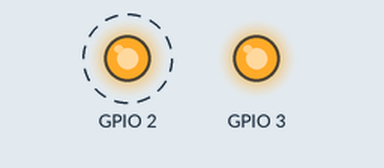
The program below on a simulated Raspberry Pi (BCM pin numbers). On the bench: output pins drawn as LEDs (lit = HIGH). Dashed ring = blinking.

Above: at 3.6 s.
Timing chart, 0 to 6.0 s (numbered marks = the images above):
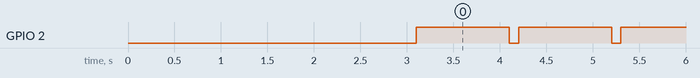

The program:

raspi_led_Test.py
```python
#!/usr/bin/python
# -*- coding: utf-8 -*-

import RPi.GPIO as GPIO
from time import sleep

# Needs to be BCM. GPIO.BOARD lets you address GPIO ports by periperal
# connector pin number, and the LED GPIO isn't on the connector
GPIO.setmode(GPIO.BCM)

GPIO.cleanup()
# set up GPIO output channel
GPIO.setup(2, GPIO.OUT) #gelbes led, 2 pin von oben, innere Reihe
GPIO.setup(3, GPIO.OUT) #grünes led, 3 pin von oben, innere Reihe
# On
GPIO.output(3, GPIO.LOW)

# Wait a bit
sleep(3)

# Off
GPIO.output(3, GPIO.HIGH)

while True:
      GPIO.output(2, GPIO.LOW) # gelbes LED an, 2 pin von oben innen, GPIO 03
      sleep(0.1)
      GPIO.output(2, GPIO.HIGH)
      sleep(1)
```

Measured:
- by itself, GPIO 2: alternates HIGH for 1.0 s and LOW for 0.10 s
